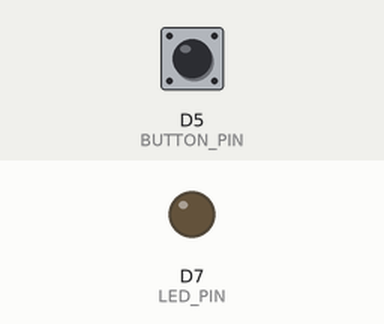
Simulated run of this sketch. Board: ESP8266 (NodeMCU). Parts: output pins drawn as LEDs (lit = HIGH). The inputs (shaded band) are chosen by the test bench; at power-on: D5 (BUTTON_PIN) LOW. What the sketch prints to the serial monitor is not drawn.

Above: at 1.2 s.
1.3 s: D5 (BUTTON_PIN) pulled HIGH for 0.15 s
At 1.37 s:
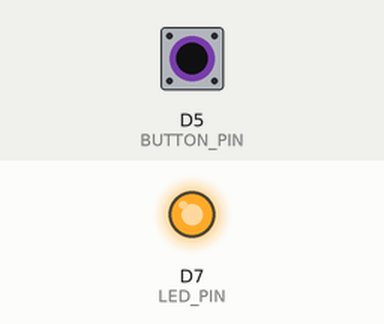
2.9 s: D5 (BUTTON_PIN) pulled HIGH for 3.2 s
At 7.1 s:
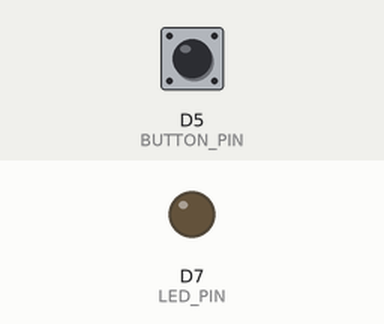
Timing chart, 0 to 8.6 s (numbered marks = the images above; inputs shaded):
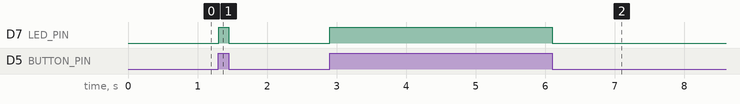

Measured:
- after the input at 1.3 s, D7 (LED_PIN): LOW → HIGH at once, → LOW 0.15 s later
- after the input at 2.9 s, D7 (LED_PIN): LOW → HIGH at once, → LOW 3.2 s later

The sketch:

lab6.ino
```cpp
#include <ESP8266WiFi.h>

int btstate = 0;
const int LED_PIN = 13; // визначаємо піни для підключення світлодіода та кніпки
const int BUTTON_PIN = D5;

void setup() {
    Serial.begin(9600);
    pinMode(LED_PIN, OUTPUT); // встановлюємо режим виводу
}

void loop() {
    btstate = digitalRead(BUTTON_PIN);

    if (btstate == HIGH) {
        digitalWrite(LED_PIN, HIGH);
        Serial.println("On");
    } else {
        digitalWrite(LED_PIN, LOW);
        Serial.println("Off");
    }
}
```
